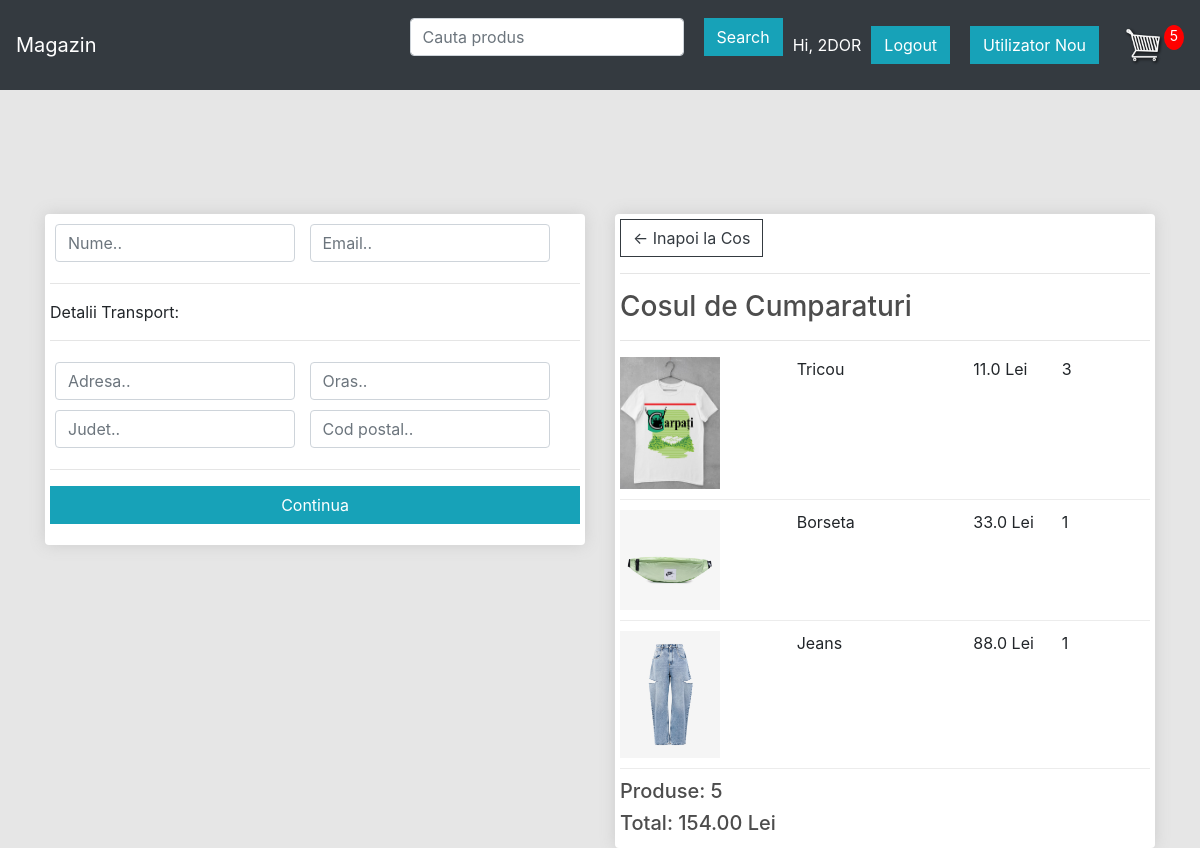
The page /comanda/ (signed in) on the database its author committed.
### magazin/models.py (models this page shows, shortened)
class ComandaProdus(models.Model):
	produs = models.ForeignKey(Produs, on_delete=models.SET_NULL, blank=True, null=True)
	comanda = models.ForeignKey(Comanda, on_delete=models.SET_NULL, blank=True, null=True)
	cantitate = models.IntegerField(default=0, null=True, blank=True)
	data_adaugarii = models.DateTimeField(auto_now_add=True)
	@property
	def get_total(self):
		total = self.produs.price * self.cantitate
		return total

class Produs(models.Model):
	name = models.CharField(max_length=200, null=True)
	price = models.FloatField()
	imagine = models.ImageField(null=True, blank=True)
	@property
	def imageURL(self):
		try:
			url = self.imagine.url
		except:
			url = ''
		return url

class Comanda(models.Model):
	client = models.ForeignKey(Client, on_delete=models.SET_NULL, blank=True, null=True)
	data_comenzii = models.DateTimeField(auto_now_add=True)
	complet = models.BooleanField(default=False)
	id_tranzactie = models.CharField(max_length=200, null=True)
	@property
	def get_cart_total(self):
		comandaitems = self.comandaprodus_set.all()
		total = sum([produs.get_total for produs in comandaitems])
		return total
	@property
	def get_cart_items(self):
		comandaitems = self.comandaprodus_set.all()
		total = sum([produs.cantitate for produs in comandaitems])
		return total

### magazin/views.py (the view)
# urls.py: path('comanda/', views.comanda, name='comanda'),
def comanda(request):
	if request.user.is_authenticated:
		client = request.user.client
		comanda, created = Comanda.objects.get_or_create(client=client, complet=False)
		items = comanda.comandaprodus_set.all()
		cosProduse = comanda.get_cart_items
	else:
		items = []
		comanda = {'get_cart_total': 0, 'get_cart_items': 0}
		cosProduse = comanda['get_cart_items']
	contain = {'items': items, 'comanda': comanda,'cosProduse': cosProduse }
	return render(request, 'magazin/comanda.html', contain)

### magazin/templates/magazin/comanda.html (shortened to what this page needs)
{% extends 'magazin/main.html' %}
{% load static %}
{% block content %}
     <div class="row" >
		<div class="col-lg-6" >
			<div class="box-element" id="form-wrapper" style="background-color: #fff;">
				<form id="form">
					<div id="user-info">
						<div class="form-field">
							<input required class="form-control" type="text" name="nume" placeholder="Nume..">
						</div>
						<div class="form-field">
							<input required class="form-control" type="email" name="email" placeholder="Email..">
						</div>
					</div>
					<div id="shipping-info">
						<hr>
						<p>Detalii Transport:</p>
						<hr>
						<div class="form-field">
							<input class="form-control" type="text" name="adresa" placeholder="Adresa..">
						</div>
						<div class="form-field">
							<input class="form-control" type="text" name="oras" placeholder="Oras..">
						</div>
						<div class="form-field">
							<input class="form-control" type="text" name="judet" placeholder="Judet..">
						</div>
						<div class="form-field">
							<input class="form-control" type="text" name="cod postal" placeholder="Cod postal..">
						</div>
					</div>
					<hr>
					<input id="form-button" class="btn btn-info btn-block" type="submit" value="Continua">
				</form>
			</div>
			<br>
		</div>
		<div class="col-lg-6" >
			<div class="box-element" style="background-color: #fff;">
				<a  class="btn btn-outline-dark" href="{% url 'cos' %}" >&#x2190; Inapoi la Cos</a>
				<hr>
				<h3>Cosul de Cumparaturi</h3>
				<hr>
				{% for item in items %}
				<div class="cart-row" >
					<div style="flex:2"><img class="row-image" src="{{ item.produs.imageURL }}"></div>
					<div style="flex:2"><p>{{ item.produs.name }}</p></div>
					<div style="flex:1"><p>{{ item.produs.price }} Lei</p></div>
					<div style="flex:1"><p>{{ item.cantitate }}</p></div>
				</div>
				{% endfor %}
				<h5>Produse: {{ comanda.get_cart_items }}</h5>
				<h5>Total: {{ comanda.get_cart_total|floatformat:2 }} Lei</h5>
			</div>
		</div>
	</div>
{% endblock content %}

### magazin/templates/magazin/main.html (shortened to what this page needs)
{% load static %}
<html>
<head>
    <link rel="stylesheet" href="https://stackpath.bootstrapcdn.com/bootstrap/4.4.1/css/bootstrap.min.css"
>
    <link rel="stylesheet" type="text/css" href="{% static 'css/main.css' %}">
</head>
<body>
<nav class="navbar navbar-expand-lg navbar-dark bg-dark">
    <a class="navbar-brand" href="{% url 'magazin' %}">Magazin</a>
    <div class="collapse navbar-collapse" id="navbarSupportedContent">
        <form class="d-flex" method="POST" action="{% url 'searchp' %}">
            <input class="form-control me-2" type="search" placeholder="Cauta produs" aria-label="Search"
                   style="margin:10px;" name="cauta">
            <button class="btn btn-info" type="submit" style="margin:10px;">Search</button>
        </form>
        <div class="form-inline my-2 my-lg-0">
            {% if user.is_authenticated %}
            <span style="color:#ffff">Hi, {{ request.user.username|upper }}</span>
            <a class="btn btn-info" href="/logout" style="margin:10px;">Logout</a>
            {% else %}
            <a href="{% url 'log' %}" class="btn btn-info" style="margin:10px;">Login</a>
            {% endif %}
            <a href="{% url 'login' %}" class="btn btn-info" style="margin:10px;">Utilizator
                Nou</a>
            <a href="{% url 'cos' %}">
                <img id="cart-icon" src="{% static 'images/cart.png' %}">
            </a>
            <p id="cart-total">{{ cosProduse }}</p>
        </div>
    </div>
</nav>
<div class="container">
    <br>
    {% block content %}
    {% endblock content %}
</div>
</body>
</html>

### static/css/main.css (style rules this page uses)
body { background-color: hsl(0, 0%, 90%); }
h1,h2,h3,h4,h5,h6 { color:hsl(0, 0%, 30%); }
.box-element { box-shadow:hsl(0, 0%, 80%) 0 0 16px; background-color: #fff; border-radius: 4px; padding: 5px; }
#cart-icon { width:40px; display: inline-block; margin-left: 15px; }
#cart-total { display: block; text-align: center; color:#fff; background-color: red; width: 20px; height: 25px; border-radius: 50%; font-size: 14px; }
.col-lg-4, .col-lg-6, .col-lg-8, .col-lg-12 { margin-top: 100px; }
.btn { border-radius: 0; }
.row-image { width: 100px; }
.form-field { width:250px; display: inline-block; padding: 5px; }
.cart-row { display: flex; align-items: flex-stretch; padding-bottom: 10px; margin-bottom: 10px; border-bottom: 1px solid #ececec; }

### rows shown on the page
ComandaProdus: produs.imageURL (picture), produs.name "Tricou", produs.price "11.0", cantitate "3"
ComandaProdus: produs.imageURL (picture), produs.name "Borseta", produs.price "33.0", cantitate "1"
ComandaProdus: produs.imageURL (picture), produs.name "Jeans", produs.price "88.0", cantitate "1"
Comanda: get_cart_items "5", get_cart_total "154.00"

### other values the page prints
{{ request.user.username|upper }} "2DOR"
{{ cosProduse }} "5"
